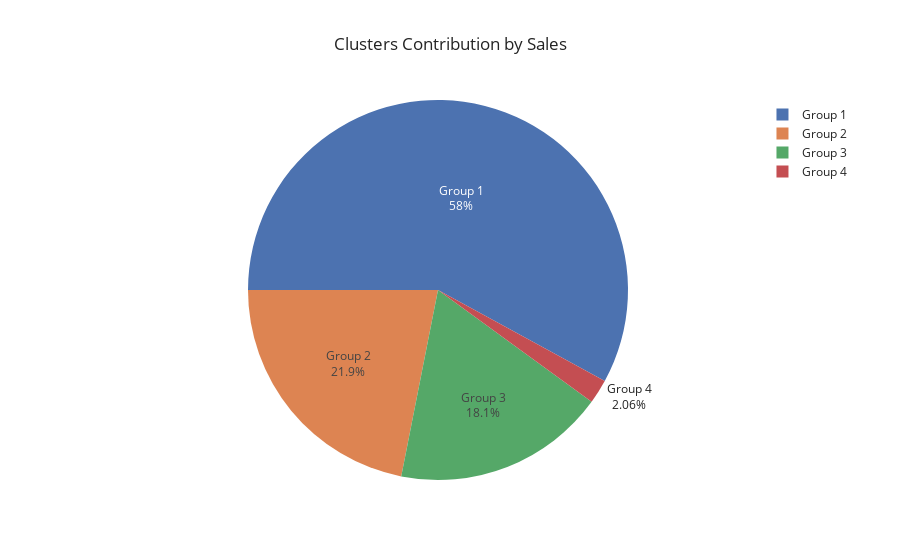

The notebook cell this image was saved under:
### Code cell
# pie plot
import plotly.express as px

fig = px.pie(ord_rev_cluster['Sales'],
             values=ord_rev_cluster['Sales'].values,
             names=ord_rev_cluster['Sales'].index,
             title="Clusters Contribution by Sales",
             template="seaborn")
fig.update_traces(rotation=-90, textinfo="percent+label")
#Saving Plot for dashboards

fig.show()

### Figure 1 — Plotly figure (JSON) as saved in the notebook; plotly's stock layout.template omitted (floating-point values rounded to 4 significant figures)
{"data": [{"domain": {"x": [0, 1], "y": [0, 1]}, "hovertemplate": "K-Means_Cluster=%{label}<br>value=%{value}<extra></extra>", "labels": ["Group 1", "Group 2", "Group 3", "Group 4"], "legendgroup": "", "name": "", "rotation": -90, "showlegend": true, "textinfo": "percent+label", "type": "pie", "values": [634700.0, 239800.0, 198000.0, 22580.0]}], "layout": {"legend": {"tracegroupgap": 0}, "title": {"text": "Clusters Contribution by Sales"}}}
